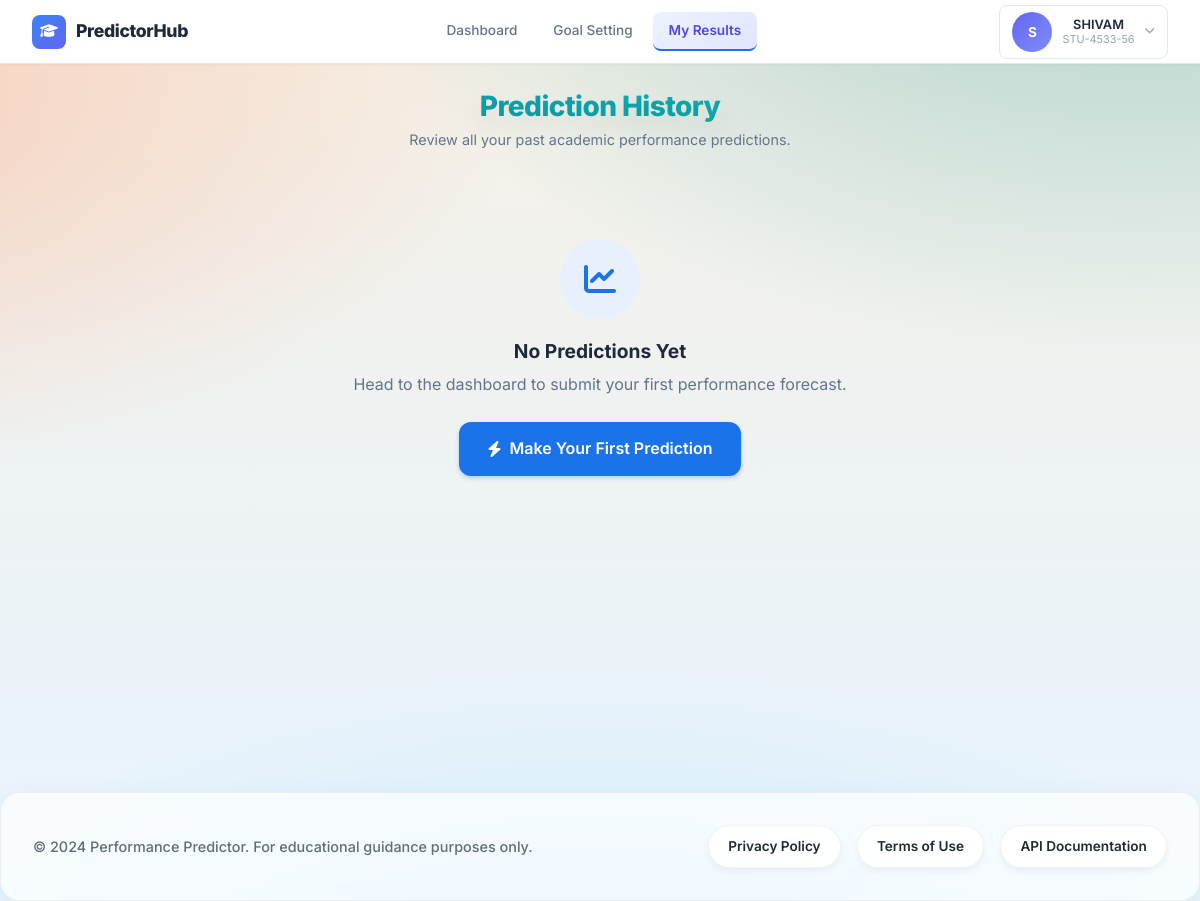
Page /student/history (signed in) on the earlier database version.
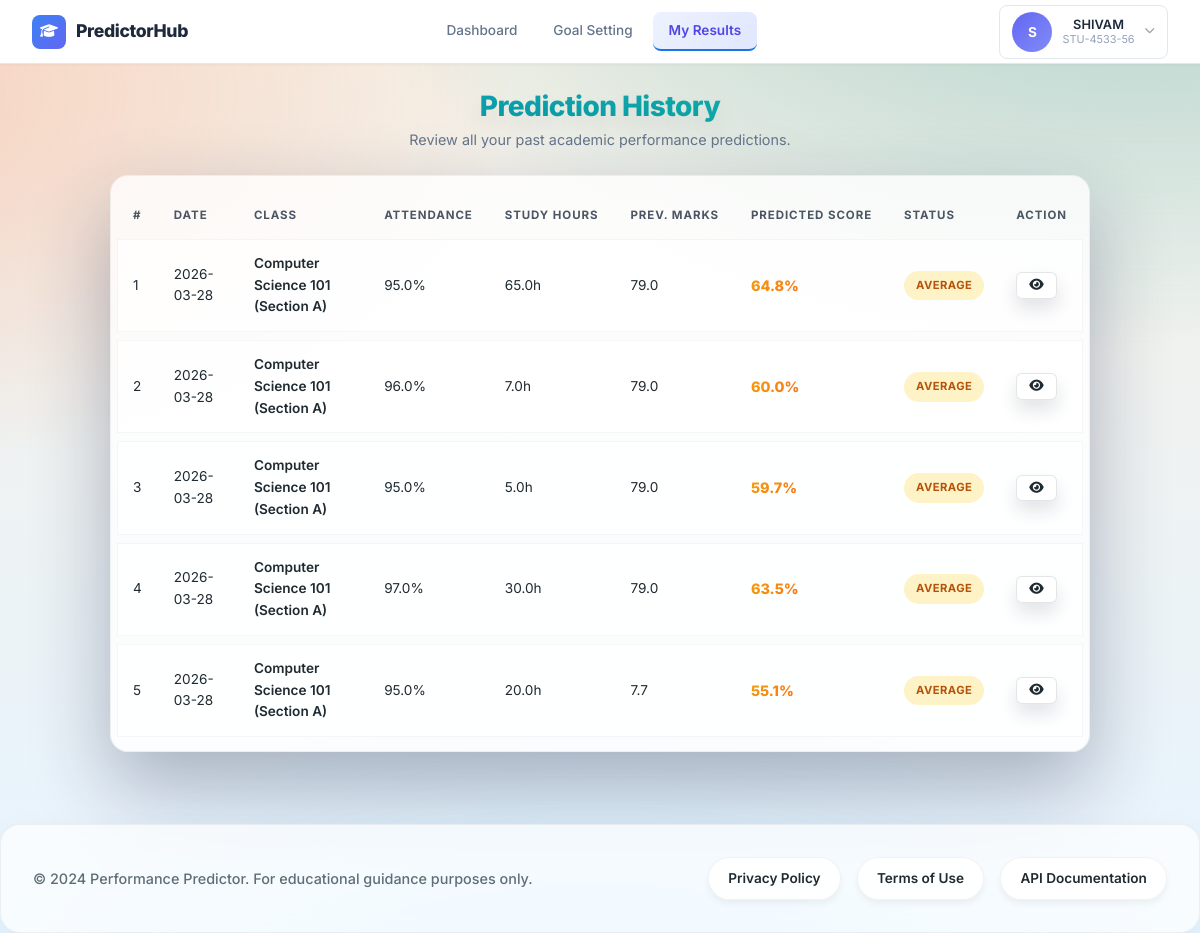
Same page on the later database version.
### models/entities.py (models this page shows)
class Prediction(db.Model):
    __tablename__ = "predictions"
    id = db.Column(db.Integer, primary_key=True)
    user_id = db.Column(db.Integer, db.ForeignKey("users.id"), nullable=False, index=True)
    attendance = db.Column(db.Float, nullable=False)
    study_hours = db.Column(db.Float, nullable=False)
    previous_marks = db.Column(db.Float, nullable=False)
    assignments = db.Column(db.Float, nullable=False, default=0)
    internal_marks = db.Column(db.Float, nullable=False, default=0)
    class_name = db.Column(db.Text, nullable=False, index=True)
    section = db.Column(db.Text, default="A")
    predicted_score = db.Column(db.Float, nullable=False, index=True)
    performance_label = db.Column(db.Text, nullable=False, index=True)
    created_at = db.Column(db.DateTime, server_default=db.func.current_timestamp(), index=True)
    gender = db.Column(db.Text, nullable=True)
    extracurricular = db.Column(db.Text, nullable=True)
    internet_access = db.Column(db.Text, nullable=True)
    parental_education = db.Column(db.Text, nullable=True)
    user = db.relationship("User", back_populates="predictions")

### routes/student.py (the view)
@student_bp.route("/student/history")
@login_required
def student_history():
    predictions = (
        Prediction.query.filter_by(user_id=session["user_id"])
        .order_by(Prediction.created_at.desc(), Prediction.id.desc())
        .all()
    )
    return render_template("student/history.html", predictions=predictions)

### templates/student/history.html (shortened to what this page needs)
{% extends "base.html" %}
{% block body_class %}history-theme{% endblock %}
{% block content %}
<div class="history-page">
    <div class="page-header">
        <h1 class="page-title">Prediction History</h1>
        <p class="page-subtitle">Review all your past academic performance predictions.</p>
    </div>
    {% if predictions %}
    <div class="card">
        <div class="table-responsive">
            <table class="data-table">
                <thead>
                    <tr>
                        <th>#</th>
                        <th>Date</th>
                        <th>Class</th>
                        <th>Attendance</th>
                        <th>Study Hours</th>
                        <th>Prev. Marks</th>
                        <th>Predicted Score</th>
                        <th>Status</th>
                        <th>Action</th>
                    </tr>
                </thead>
                <tbody>
                    {% for pred in predictions %}
                    <tr>
                        <td class="text-muted">{{ loop.index }}</td>
                        <td>{{ pred.created_at.strftime('%Y-%m-%d') if pred.created_at else 'N/A' }}</td>
                        <td><span class="text-bold">{{ pred.class_name }} (Section {{ pred.section }})</span></td>
                        <td>{{ pred.attendance|round(1) }}%</td>
                        <td>{{ pred.study_hours|round(1) }}h</td>
                        <td>{{ pred.previous_marks|round(1) }}</td>
                        <td>
                            <span class="score-highlight score-{{ pred.performance_label|lower }}">
                            </span>
                        </td>
                        <td>
                            <span class="badge badge-{{ 'success' if pred.performance_label == 'Good' else ('warning' if pred.performance_label == 'Average' else 'danger') }}">
                                {{ pred.performance_label }}
                            </span>
                        </td>
                        <td>
                            <a href="{{ url_for('student.student_result', pred_id=pred.id) }}" class="btn btn-sm btn-outline" title="View Details">
                                <i class="fas fa-eye"></i>
                            </a>
                        </td>
                    </tr>
                    {% endfor %}
                </tbody>
            </table>
        </div>
    </div>
    {% else %}
    <div class="empty-state">
        <div class="empty-icon">
            <i class="fas fa-chart-line"></i>
        </div>
        <h3>No Predictions Yet</h3>
        <p>Head to the dashboard to submit your first performance forecast.</p>
        <a href="{{ url_for('student.student_dashboard') }}" class="btn btn-primary btn-lg">
            <i class="fas fa-bolt"></i> Make Your First Prediction
        </a>
    </div>
    {% endif %}
</div>
{% endblock %}

### templates/base.html (shortened to what this page needs)
<!DOCTYPE html>
<html lang="en">
<head>
    <link rel="stylesheet" href="https://cdnjs.cloudflare.com/ajax/libs/font-awesome/6.4.2/css/all.min.css">
    <link rel="stylesheet" href="{{ url_for('static', filename='css/style.css') }}?v=3">
</head>
<body class="{% block body_class %}{% endblock %}">
    {% if session.get('role') == 'admin' %}
    <div class="app-layout">
        <aside class="sidebar" id="sidebar">
            <div class="sidebar-brand">
                <div class="brand-icon">
                    <i class="fas fa-graduation-cap"></i>
                </div>
                <span class="brand-text">EduPredict</span>
            </div>
            <nav class="sidebar-nav">
                <a href="{{ url_for('admin.admin_dashboard') }}" class="nav-item {% if request.endpoint == 'admin.admin_dashboard' %}active{% endif %}">
                    <i class="fas fa-chart-pie"></i>
                    <span>Dashboard</span>
                </a>
                <a href="{{ url_for('admin.admin_students') }}" class="nav-item {% if request.endpoint == 'admin.admin_students' %}active{% endif %}">
                    <i class="fas fa-users"></i>
                    <span>Student Directory</span>
                </a>
                <a href="{{ url_for('admin.admin_reports') }}" class="nav-item {% if request.endpoint == 'admin.admin_reports' %}active{% endif %}">
                    <i class="fas fa-file-alt"></i>
                    <span>Reports</span>
                </a>
            </nav>
            <div class="sidebar-footer">
                <div class="admin-profile">
                    <div class="avatar admin-avatar">
                        <span>{{ session.get('user_name', 'A')[0] }}</span>
                    </div>
                    <div class="admin-info">
                        <span class="admin-name">{{ session.get('user_name', 'Admin') }}</span>
                        <span class="admin-role">Senior Administrator</span>
                    </div>
                </div>
            </div>
        </aside>
        <main class="main-content">
            <header class="topbar">
                <button class="hamburger" id="hamburger" onclick="document.getElementById('sidebar').classList.toggle('open')">
                    <i class="fas fa-bars"></i>
                </button>
                <div class="topbar-right">
                    <div class="search-box">
                        <i class="fas fa-search"></i>
                        <input type="text" placeholder="Search students, classes...">
                    </div>
                    <div class="topbar-actions">
                        <button class="icon-btn"><i class="fas fa-bell"></i></button>
                        <a href="{{ url_for('auth.logout') }}" class="icon-btn" title="Logout"><i class="fas fa-sign-out-alt"></i></a>
                    </div>
                </div>
            </header>
            {% with messages = get_flashed_messages(with_categories=true) %}
            {% if messages %}
            <div class="flash-messages">
                {% for category, message in messages %}
                <div class="flash flash-{{ category }}">
                    <i class="fas fa-{% if category == 'success' %}check-circle{% elif category == 'danger' %}exclamation-circle{% elif category == 'warning' %}exclamation-triangle{% else %}info-circle{% endif %}"></i>
                    {{ message }}
                    <button class="flash-close" onclick="this.parentElement.remove()">&times;</button>
                </div>
                {% endfor %}
            </div>
            {% endif %}
            {% endwith %}
    {% elif session.get('role') == 'student' %}
    {% set nav_profile_picture = session.get('profile_picture', '') %}
    <div class="app-layout student-layout">
        <header class="student-topnav">
            <div class="brand-row">
                <div class="brand-icon small">
                    <i class="fas fa-graduation-cap"></i>
                </div>
                <span class="brand-text">PredictorHub</span>
            </div>
            <nav class="student-nav">
                <a href="{{ url_for('student.student_dashboard') }}" class="{% if request.endpoint == 'student.student_dashboard' %}active{% endif %}">Dashboard</a>
                <a href="{{ url_for('student.student_goal_setting') }}" class="{% if request.endpoint == 'student.student_goal_setting' %}active{% endif %}">Goal Setting</a>
                <a href="{{ url_for('student.student_history') }}" class="{% if request.endpoint == 'student.student_history' %}active{% endif %}">My Results</a>
            </nav>
            <div class="student-nav-right">
                <div class="profile-dropdown">
                    <button class="profile-trigger" id="profileTrigger" onclick="toggleDropdown(event)">
                        <div class="avatar student-avatar">
                            {% if nav_profile_picture %}
                                {% if nav_profile_picture.startswith('http://') or nav_profile_picture.startswith('https://') or nav_profile_picture.startswith('data:') %}
                                    <img src="{{ nav_profile_picture }}" alt="Profile picture" class="avatar-image">
                                {% else %}
                                    <img src="{{ url_for('static', filename=nav_profile_picture) }}" alt="Profile picture" class="avatar-image">
                                {% endif %}
                            {% else %}
                                <span>{{ session.get('user_name', 'S')[0] }}</span>
                            {% endif %}
                        </div>
                        <div class="user-badge-info desktop-only">
                            <span class="user-badge-name">{{ session.get('user_name', 'Student') }}</span>
                            <span class="user-badge-id">{{ session.get('student_id', '') }}</span>
                        </div>
                        <i class="fas fa-chevron-down dropdown-arrow desktop-only"></i>
                    </button>
                </div>
            </div>
        </header>
        <main class="main-content student-main">
    {% endif %}
    {% block content %}{% endblock %}
    {% if session.get('role') == 'admin' %}
        </main>
    </div>
    {% elif session.get('role') == 'student' %}
        </main>
        <footer class="app-footer">
            <p>&copy; 2024 Performance Predictor. For educational guidance purposes only.</p>
            <div class="footer-links">
                <a href="#">Privacy Policy</a>
                <a href="#">Terms of Use</a>
                <a href="#">API Documentation</a>
            </div>
        </footer>
    </div>
    {% endif %}
</body>
</html>

### templates/base.html (style rules this page uses)
.main-content { animation: pageFadeIn 0.6s ease-out forwards; }

### templates/student/history.html (style rules this page uses)
body.history-theme main.student-main.main-content { max-width: none !important; width: 100% !important; margin: 0 !important; padding: 24px !important; display: flex !important; justify-content: center !important; align-items: flex-start !important; }
body.history-theme main.student-main.main-content > .history-page { width: 100% !important; max-width: 1040px !important; margin-left: auto !important; margin-right: auto !important; }
body.history-theme .history-page .card { width: 100% !important; max-width: 980px !important; margin-left: auto !important; margin-right: auto !important; }

Differences in the rows shown:
added Prediction: created_at "2026-03-28", class_name "Computer Science 101", section "A", attendance "95.0", study_hours "65.0", previous_marks "79.0", performance_label "AVERAGE"
added Prediction: created_at "2026-03-28", class_name "Computer Science 101", section "A", attendance "96.0", study_hours "7.0", previous_marks "79.0", performance_label "AVERAGE"
added Prediction: created_at "2026-03-28", class_name "Computer Science 101", section "A", attendance "95.0", study_hours "5.0", previous_marks "79.0", performance_label "AVERAGE"
added Prediction: created_at "2026-03-28", class_name "Computer Science 101", section "A", attendance "97.0", study_hours "30.0", previous_marks "79.0", performance_label "AVERAGE"
added Prediction: created_at "2026-03-28", class_name "Computer Science 101", section "A", attendance "95.0", study_hours "20.0", previous_marks "7.7", performance_label "AVERAGE"
Other differences:
text no longer shown: "No Predictions Yet Head to the dashboard to submit your first performance forecast. Make Your First Prediction"
text now shown: "# DATE CLASS ATTENDANCE STUDY HOURS PREV. MARKS PREDICTED SCORE STATUS ACTION"
